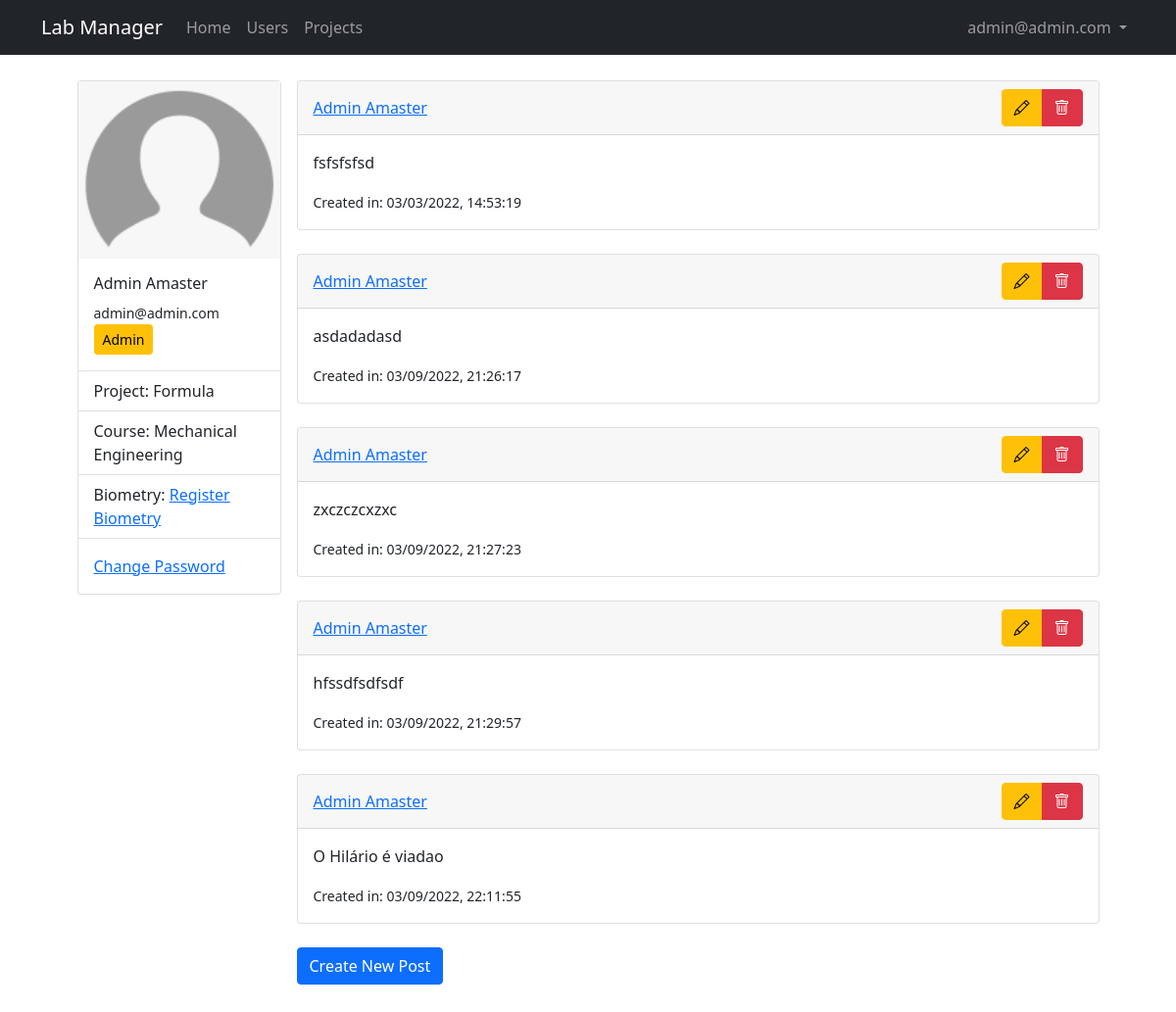
The page /profile (signed in) on the database its author committed.
### lab_manager/models.py (models this page shows, shortened)
class User(db.Model, UserMixin):
    id = db.Column(db.Integer, primary_key = True)
    email = db.Column(db.String(50), unique = True)
    name = db.Column(db.String(150))
    password = db.Column(db.String(128))
    date_created = db.Column(db.DateTime, default = datetime.utcnow)
    biometry = db.Column(db.Boolean, default = False, nullable = False)
    project = db.Column(db.Integer, nullable = False)
    grr = db.Column(db.Integer, unique = True)
    course = db.Column(db.String(50))
    approved_by = db.Column(db.Integer)
    date_approved = db.Column(db.DateTime, default = datetime.utcnow)
    approved = db.Column(db.Boolean, default = False, nullable = False)
    admin = db.Column(db.Boolean, default = False, nullable = False)
    projects = db.relationship('Project', backref="user", passive_deletes = False)
    posts = db.relationship('Post', backref="user", passive_deletes = True)

class Post(db.Model):
    id = db.Column(db.Integer, primary_key = True)
    text = db.Column(db.Text, nullable = False)
    date_created = db.Column(db.DateTime, default = datetime.utcnow)
    author = db.Column(db.Integer, db.ForeignKey('user.id', ondelete='CASCADE'), nullable = False)

### lab_manager/users/routes.py (the view)
@users.route("/profile")
@login_required
def profile():
    posts = Post.query.all()
    return render_template('users/profile.jinja2', title=current_user.name + ' Profile', user=current_user, posts=posts)

### lab_manager/__init__.py (called while the page is built)
def create_app(config_class=Config):
    app = Flask(__name__)
    app.config.from_object(Config)
    db.init_app(app)
    migrate.init_app(app, db)
    from lab_manager.main.routes import main
    app.register_blueprint(main)
    from lab_manager.users.routes import users
    app.register_blueprint(users)
    from lab_manager.admin.routes import admin
    app.register_blueprint(admin)
    from lab_manager.posts.routes import posts
    app.register_blueprint(posts)
    from .models import User, Project, Post
    initialize_database(app)
    login_manager.init_app(app)
    @login_manager.user_loader
    def load_user(id):
        return User.query.get(int(id))
    return app

### lab_manager/templates/users/profile.jinja2 (shortened to what this page needs)
{% extends "./layout.jinja2" %}
{% block content %}
<div class="row justify-content-md-center">
    <div class="col-md-3" style="width: 14rem">
        <div class="card" style="width: 13rem;">
            <img class="img-fluid" src="{{ url_for('static', filename='img/default_user.png')}}" class="card-img-top" alt="Profile Picture">
            <div class="card-body">
                <h6 class="card-title">{{ user.name }}</h5>
                <small class="card-text">{{ user.email }}</small>
                {% if not user.admin %}
                    {% if not user.approved %} <button type="button" class="btn btn-warning btn-sm" data-bs-toggle="modal" data-bs-target="#approval_info">Waiting for Approval</button> {% else %} <button type="button" class="btn btn-success btn-sm">Approved</button> {% endif %}
                {% else %}
                    <button type="button" class="btn btn-warning btn-sm">Admin</button>
                {% endif %}
            </div>
            <ul class="list-group list-group-flush">
                <li class="list-group-item">Project: {{ user.project }}</li>
                <li class="list-group-item">Course: {% if not user.course %} <a href="">Enter Course</a> {% else %} {{ user.course }} {% endif %}</li>
                <li class="list-group-item">Biometry: {% if not user.approved and not user.admin %} Waiting for Approval {% elif not user.biometry %} <a href="">Register Biometry</a> {% else %} Biometry registered {% endif %} </li>
            </ul>
            <div class="card-body">
                <a href="#" class="card-link">Change Password</a>
            </div>
        </div>
    </div>
    <div class="col-md-9">
        {% for post in posts %}
            <div class="card text">
                <div class="card-header d-flex justify-content-between align-items-center">
                    <a href="">{{post.user.name}}</a>
                    {% if user.id == post.author %}
                        <div class="btn-group" role="group" aria-label="Basic mixed styles example">
                            <button type="button" class="btn btn-warning" data-bs-toggle="modal" data-bs-target="#editPost{{post.id}}"><i class="bi bi-pencil"></i></button>
                            <button type="button" class="btn btn-danger" href="{{url_for('posts.remove_post', id=post.id)}}"><i class="bi bi-trash"></i></button>
                        </div>
                    {% endif %}
                </div>
                <div class="card-body">
                    <p class="card-text">{{post.text}}</p>
                    <small class="mutted" >Created in: {{post.date_created.strftime("%m/%d/%Y, %H:%M:%S")}}</small>
                </div>
            </div>
            <br>
        {% endfor %}
        <button type="button" class="btn btn-primary" data-bs-toggle="modal" data-bs-target="#newPost">Create New Post</button>
    </div>
</div>
{% endblock content %}

### lab_manager/templates/layout.jinja2 (shortened to what this page needs)
<!DOCTYPE html>
<html lang="en">
<head>
    <link href="https://cdn.jsdelivr.net/npm/bootstrap@5.1.3/dist/css/bootstrap.min.css" rel="stylesheet">
    <link rel="stylesheet" type="text/css" href="https://cdn.datatables.net/1.10.25/css/dataTables.bootstrap5.css">
    <link rel="stylesheet" href="https://cdn.jsdelivr.net/npm/bootstrap-icons@1.8.1/font/bootstrap-icons.css">
    <link rel="stylesheet" type="text/css" href="{{ url_for('static', filename='main.css') }}">
</head>
<body>
    <nav class="navbar navbar-expand-md navbar-dark bg-dark">
        <div class="container">
            <a class="navbar-brand mr-4" href="/">Lab Manager</a>
            <div class="collapse navbar-collapse" id="navbar">
                <div class="navbar-nav me-auto mb-2 mb-lg-0">
                    <a href="/" class="nav-item nav-link">Home</a>
                    {% if user.is_authenticated and user.admin==True %}
                        <a href="{{url_for('admin.users')}}" class="nav-item nav-link">Users</a>
                        <a href="{{url_for('admin.projects')}}" class="nav-item nav-link">Projects</a>
                    {% endif %}
                </div>
                <div class="navbar-nav">
                    {% if user.is_authenticated and user.admin==False %}
                        <li class="nav-item dropdown">
                            <a class="nav-link dropdown-toggle" href="#" id="navbarDropdown" role="button" data-bs-toggle="dropdown" aria-expanded="false"> {{user.email}} </a>
                            <ul class="dropdown-menu dropdown-menu-end" aria-labelledby="navbarDropdown">
                                <li><a class="dropdown-item" href="{{url_for('users.profile')}}">Profile</a></li>
                                <li><hr class="dropdown-divider"></li>
                                <li><a class="dropdown-item" href="{{url_for('users.logout')}}">Logout</a></li>
                            </ul>
                        </li>
                    {% elif user.is_authenticated and user.admin==True %}
                        <li class="nav-item dropdown">
                            <a class="nav-link dropdown-toggle" href="#" id="navbarDropdown" role="button" data-bs-toggle="dropdown" aria-expanded="false"> {{user.email}} </a>
                        </li>
                    {% else %}
                        <a href="{{url_for('users.login')}}" class="nav-item nav-link">Login</a>
                        <a href="{{url_for('users.register')}}" class="nav-item nav-link">Sign Up</a>
                    {% endif %}
                </div>
            </div>
        </div>
    </nav>
    <main class="container full-page" role="main">
        {% block content %}{% endblock content %}
    </main>
</body>
</html>

### lab_manager/static/main.css (style rules this page uses)
.full-page { background: #ffffff; padding: 10px 20px; margin-bottom: 20px; margin-top: 1rem; }

### rows shown on the page
User: email "admin@admin.com", name "Admin Amaster", project "Formula", course "Mechanical Engineering"
Post: user.name "Admin Amaster", text "fsfsfsfsd", date_created "03/03/2022, 14:53:19"
Post: user.name "Admin Amaster", text "asdadadasd", date_created "03/09/2022, 21:26:17"
Post: user.name "Admin Amaster", text "zxczczcxzxc", date_created "03/09/2022, 21:27:23"
Post: user.name "Admin Amaster", text "hfssdfsdfsdf", date_created "03/09/2022, 21:29:57"
Post: user.name "Admin Amaster", text "O Hilário é viadao", date_created "03/09/2022, 22:11:55"
